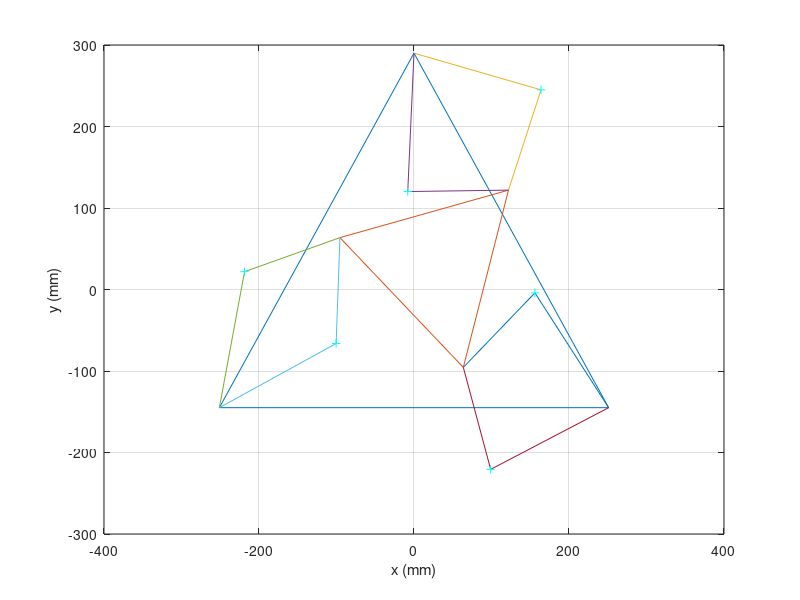

Write MATLAB code to recreate this figure.
a=-45;xc=30;yc=30;
C=[xc; yc; 0];%input
ca=cosd(a);
sa=sind(a);
rp=130; rb=290; ra=170; L=130;
%rotation around z axis
T=[ca -sa 0; sa ca 0; 0 0 1];
%platform (original position)
cpp1=[0; rp; 0];
cpp2=[-rp*cosd(30); -rp*sind(30); 0];
cpp3=[rp*cosd(30);-rp*sind(30);0];

%platform (after transformation)
pp1c=T*cpp1+C;
pp2c=T*cpp2+C;
pp3c=T*cpp3+C;

%base PBi
pb1=[0;rb;0];
pb2=[-rb*cosd(30); -rb*sind(30); 0];
pb3=[rb*cosd(30); -rb*sind(30); 0];

%PPi w.r.t. to frame PBi
ppi1=[pp1c(1,1);pp1c(2,1)-rb; 0];
ppi2=[pp2c(1,1)+rb*cosd(30);pp2c(2,1)+rb*sind(30); 0];
ppi3=[pp3c(1,1)-rb*cosd(30);pp3c(2,1)+rb*sind(30); 0];
%% calculating thetas for each point & finding the position of Mi(first link)
% for theta1
e1=-2*ppi1(2,1)*ra;
e2=-2*ppi1(1,1)*ra;
e3=ppi1(1,1)^2+ppi1(2,1)^2+ra^2-L^2;

t1=(-e1+sqrt(e1^2+e2^2-e3^2))/(e3-e2);
t2=(-e1-sqrt(e1^2+e2^2-e3^2))/(e3-e2);

p1_theta1=2*atand(t1);
p1_theta2=2*atand(t2);

% for M1 
m1_x1=cosd(p1_theta1)*ra;
m1_y1=sind(p1_theta1)*ra+rb;

m1_x2=cosd(p1_theta2)*ra;
m1_y2=sind(p1_theta2)*ra+rb;

% for theta2
e1=-2*ppi2(2,1)*ra;
e2=-2*ppi2(1,1)*ra;
e3=ppi2(1,1)^2+ppi2(2,1)^2+ra^2-L^2;

t1=(-e1+sqrt(e1^2+e2^2-e3^2))/(e3-e2);
t2=(-e1-sqrt(e1^2+e2^2-e3^2))/(e3-e2);

p2_theta1=2*atand(t1);
p2_theta2=2*atand(t2);

% for M2 
m2_x1=cosd(p2_theta1)*ra-(rb*cosd(30));
m2_y1=sind(p2_theta1)*ra-(rb*sind(30));

m2_x2=cosd(p2_theta2)*ra-rb*cosd(30);
m2_y2=sind(p2_theta2)*ra-rb*sind(30);


% for theta3
e1=-2*ppi3(2,1)*ra;
e2=-2*ppi3(1,1)*ra;
e3=ppi3(1,1)^2+ppi3(2,1)^2+ra^2-L^2;

t1=(-e1+sqrt(e1^2+e2^2-e3^2))/(e3-e2);
t2=(-e1-sqrt(e1^2+e2^2-e3^2))/(e3-e2);

p3_theta1=2*atand(t1);
p3_theta2=2*atand(t2);

% for M3
m3_x1=cosd(p3_theta1)*ra+(rb*cosd(30));
m3_y1=sind(p3_theta1)*ra-(rb*sind(30));

m3_x2=cosd(p3_theta2)*ra+rb*cosd(30);
m3_y2=sind(p3_theta2)*ra-rb*sind(30);
%% plotting the diagram 
%plot the base
plot([pb1(1,1) pb2(1,1) pb3(1,1) pb1(1,1)],[pb1(2,1) pb2(2,1) pb3(2,1) pb1(2,1)])
axis([-400 400 -300 300])
xlabel('x (mm)') ; ylabel('y (mm)') ;
hold on
%plot the platform
plot([pp1c(1,1) pp2c(1,1) pp3c(1,1) pp1c(1,1)],[pp1c(2,1) pp2c(2,1) pp3c(2,1) pp1c(2,1)])
%link 1
plot([pb1(1,1) m1_x1 pp1c(1,1)],[pb1(2,1) m1_y1 pp1c(2,1)])
plot([pb1(1,1) m1_x2 pp1c(1,1)],[pb1(2,1) m1_y2 pp1c(2,1)])
%link 2
plot([pb2(1,1) m2_x1 pp2c(1,1)],[pb2(2,1) m2_y1 pp2c(2,1)])
plot([pb2(1,1) m2_x2 pp2c(1,1)],[pb2(2,1) m2_y2 pp2c(2,1)])
%link 3
plot([pb3(1,1) m3_x1 pp3c(1,1)],[pb3(2,1) m3_y1 pp3c(2,1)])
plot([pb3(1,1) m3_x2 pp3c(1,1)],[pb3(2,1) m3_y2 pp3c(2,1)])
%plot the postion of M (first link)
plot(m1_x1,m1_y1,'c+:')
plot(m1_x2,m1_y2,'c+:')
plot(m2_x1,m2_y1,'c+:')
plot(m2_x2,m2_y2,'c+:')
plot(m3_x1,m3_y1,'c+:')
plot(m3_x2,m3_y2,'c+:')
grid on
hold off